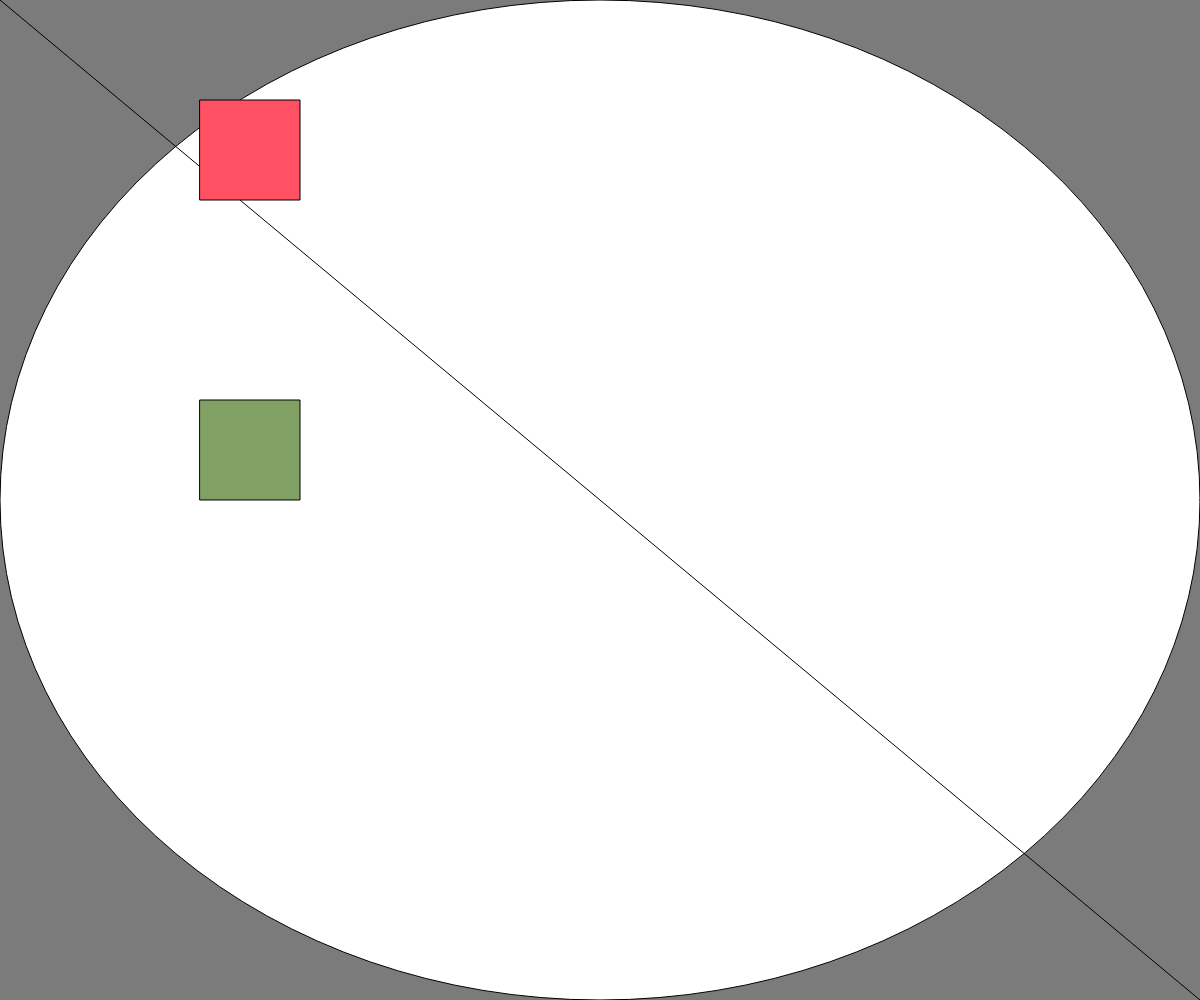
Frame 1 (no input)
Frame 60 (no input): identical to frame 1, image omitted
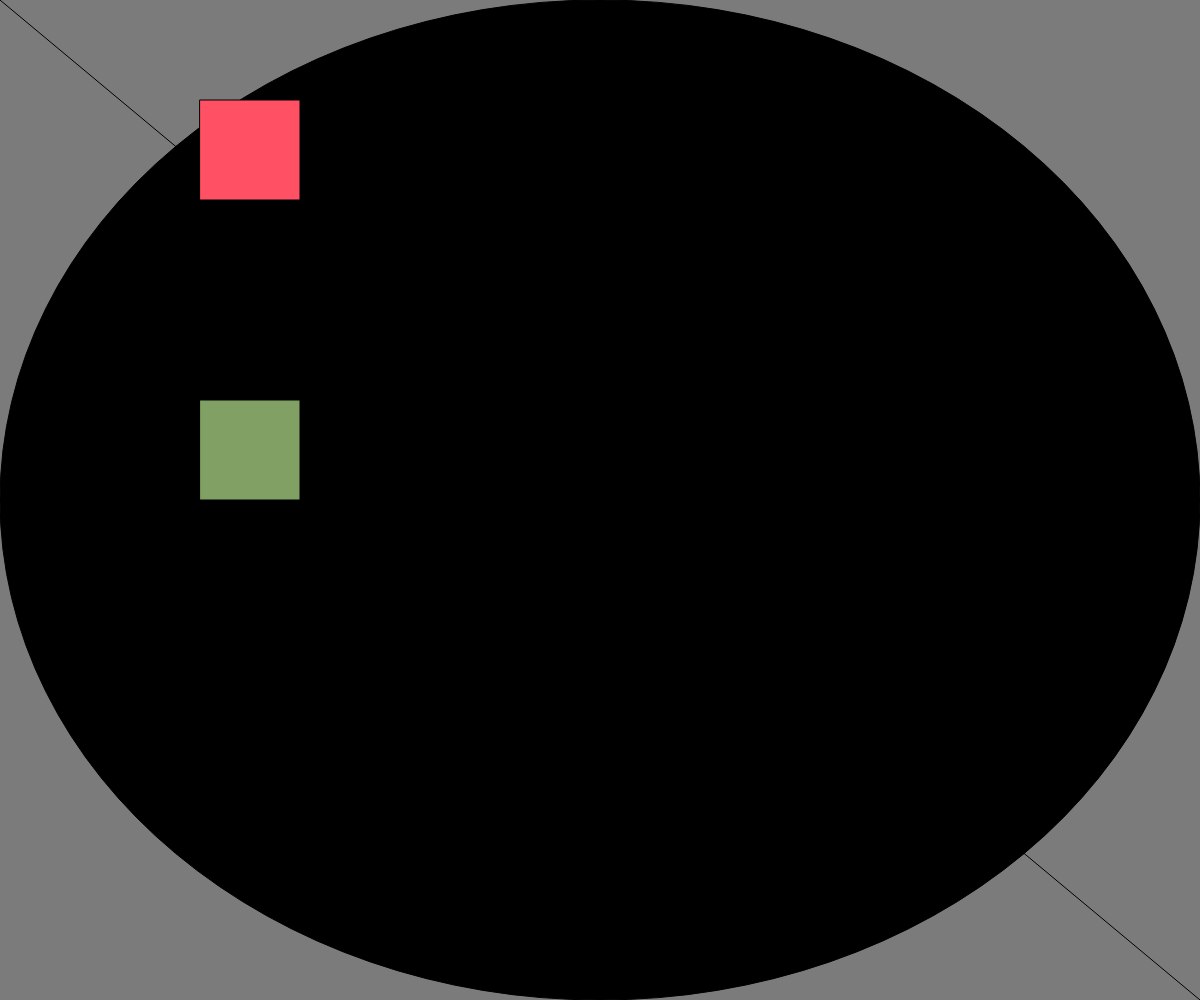
Frame 120 (the mouse pressed at the canvas centre since frame 60)

The p5.js sketch that drew these frames (run headless with seeded random() and noise() and a simulated clock; from frame 60 on, the mouse is pressed at the canvas centre):

// p5.js sketch
// ── sketch.js
//Responsive Shape

function setup() {
  // put setup code here
  createCanvas(windowWidth, windowHeight);
}

function draw() {
  // put drawing code here
  background(123);
  fill(255 - mouseX);
  ellipse(width / 2, height / 2, width, height)

  line(0, 0, width, height);

  var r = 255;
  var g = 80;
  var b = 100;
  fill(r, g, b);
  rect(200, 100, 100, 100);
  fill(r / 2, g * 2, b);
  rect(200, 400, 100, 100);

}

function windowResized() {
  resizeCanvas(windowWidth, windowHeight);
}
